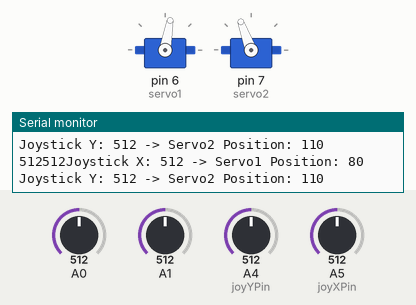
Recording of a sketch running on a simulated Arduino Uno, built with avr-gcc and run on an emulated ATmega328P. Shown: 2 × servo, the last lines printed to the serial monitor. Inputs (shaded band) come from the test bench; at power-on: A5 (joyXPin) = 512, A4 (joyYPin) = 512, A0 = 512, A1 = 512.

Above: at 1.2 s.
1.3 s: A5 (joyXPin) set to 306
At 2.5 s:
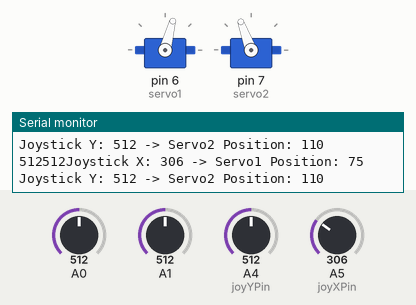
2.8 s: A4 (joyYPin) set to 108
At 3.1 s:
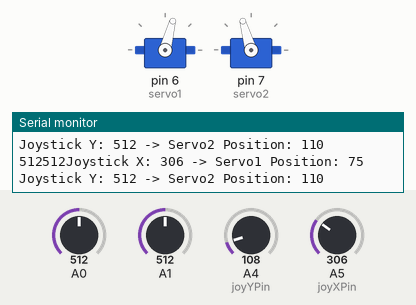
6.0 s: A4 (joyYPin) set to 94
At 7.2 s:
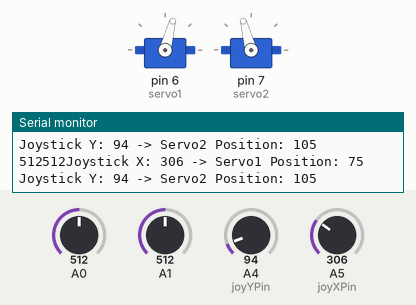
7.5 s: A5 (joyXPin) set to 105
At 7.9 s:
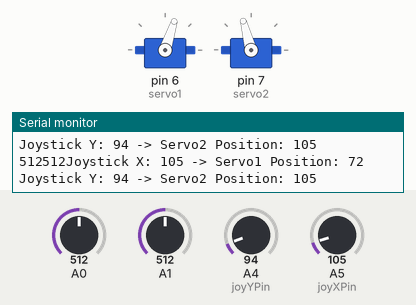
Timing chart, 0 to 10.0 s (numbered marks = the images above; inputs shaded):
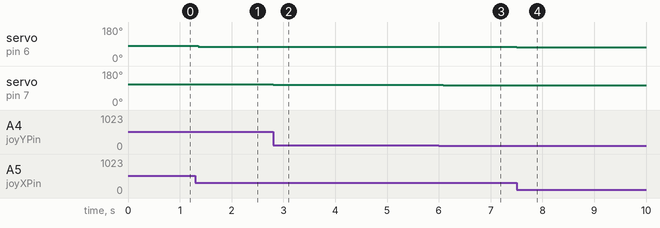

The sketch:

Project_6.ino
```cpp
#include <Servo.h>

Servo servo1;
Servo servo2;

int joyXPin = A5; // Analog pin for X-axis
int joyYPin = A4; // Analog pin for Y-axis

const int servo1Min = 70;
const int servo1Max = 90;
const int servo2Min = 105;
const int servo2Max = 115;

unsigned long previousMillis = 0; // Timer variable for Serial output
const long interval = 500;        // Interval for Serial output in milliseconds

void setup()
{
  Serial.begin(9600); // Initialize serial communication at 9600 bps
  servo1.attach(6);    // Connect servo1 to digital pin 3
  servo2.attach(7);    // Connect servo2 to digital pin 5
}

void loop()
{
  int joyValX = analogRead(joyXPin);  // Read and map X-axis joystick value for servo1
  int joyValY = analogRead(joyYPin);  // Read and map Y-axis joystick value for servo2

  int servo1Pos = map(joyValX, 0, 1023, servo1Min, servo1Max);
  int servo2Pos = map(joyValY, 0, 1023, servo2Min, servo2Max);

  servo1.write(servo1Pos);
  servo2.write(servo2Pos);

  // Check if the interval has elapsed for Serial output
  unsigned long currentMillis = millis();
  if (currentMillis - previousMillis >= interval)
  {
    previousMillis = currentMillis; // Update the timer

    Serial.print(analogRead(A0));
    Serial.print(analogRead(A1));
    // Print joystick and servo positions to Serial Monitor
    Serial.print("Joystick X: ");
    Serial.print(joyValX);
    Serial.print(" -> Servo1 Position: ");
    Serial.println(servo1Pos);

    Serial.print("Joystick Y: ");
    Serial.print(joyValY);
    Serial.print(" -> Servo2 Position: ");
    Serial.println(servo2Pos);
  }

  delay(65); // Small delay for stable servo movement
}
```

Measured:
- after the input at 1.3 s, servo on pin 6 (servo1): 80° → 75° after 0.06 s
- after the input at 2.8 s, servo on pin 7 (servo2): 110° → 106° at once
- after the input at 6.0 s, servo on pin 7 (servo2): 106° → 105° after 0.08 s
- after the input at 7.5 s, servo on pin 6 (servo1): 75° → 72° at once
